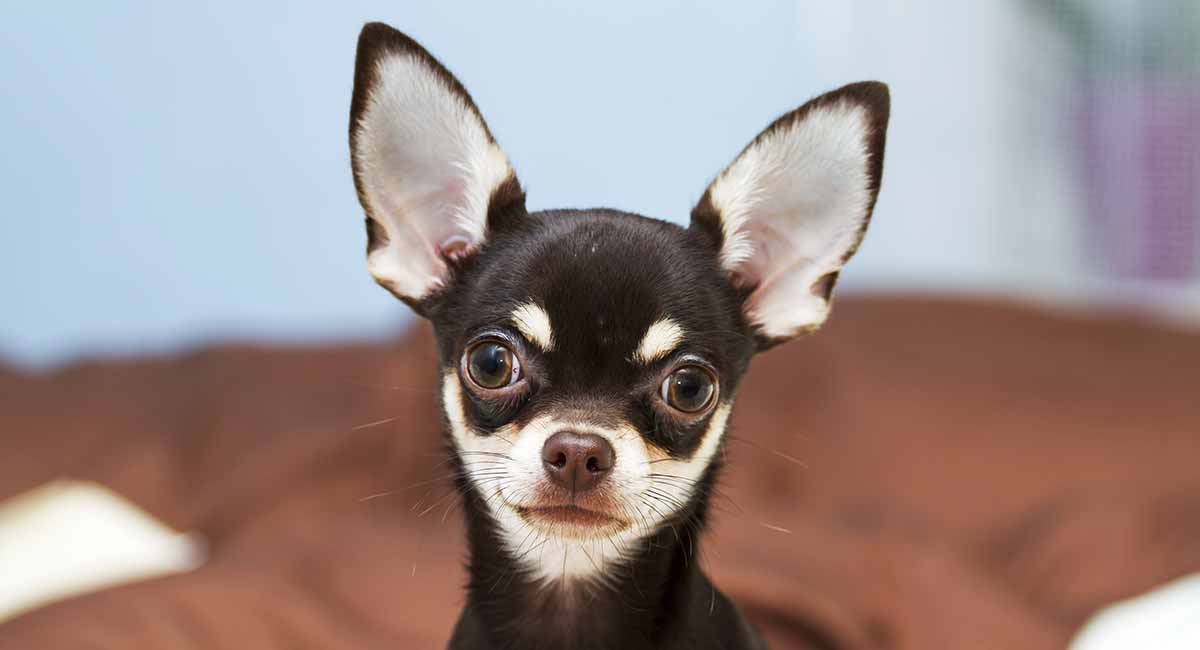
#> input picture img/Ch1.jpg, 1200 x 650 px
$ python test1.py
#> lines starting #> are read from the running program, lines starting #| are printed output that depends on the picture
import cv2
import numpy as np
from matplotlib import pyplot as plt

img=cv2.imread('./img/Ch1.jpg')
#> img is the input picture: shape (650, 1200, 3); mean B, G, R 139.6, 141.5, 157
head=img[150:577,378:750]
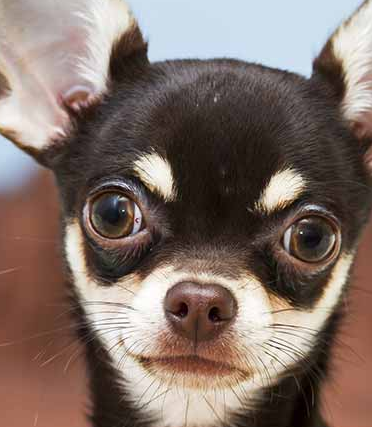
#> head: shape (427, 372, 3); mean B, G, R 103.5, 111.2, 128.3
bb=img[100:527,100:472]
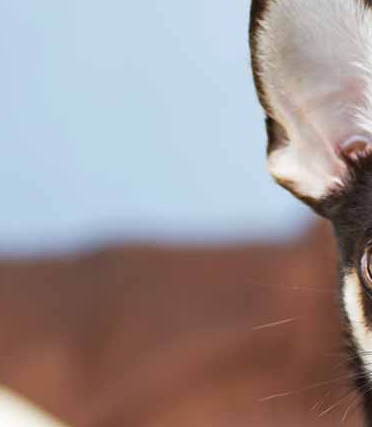
#> bb: shape (427, 372, 3); mean B, G, R 148.8, 147.2, 157.9
dst=cv2.addWeighted(bb,0.7,head,0.3,0)
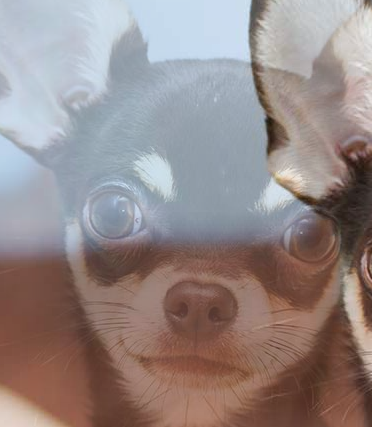
#> dst: shape (427, 372, 3); mean B, G, R 135.2, 136.4, 149
img[100:527,100:472]=dst
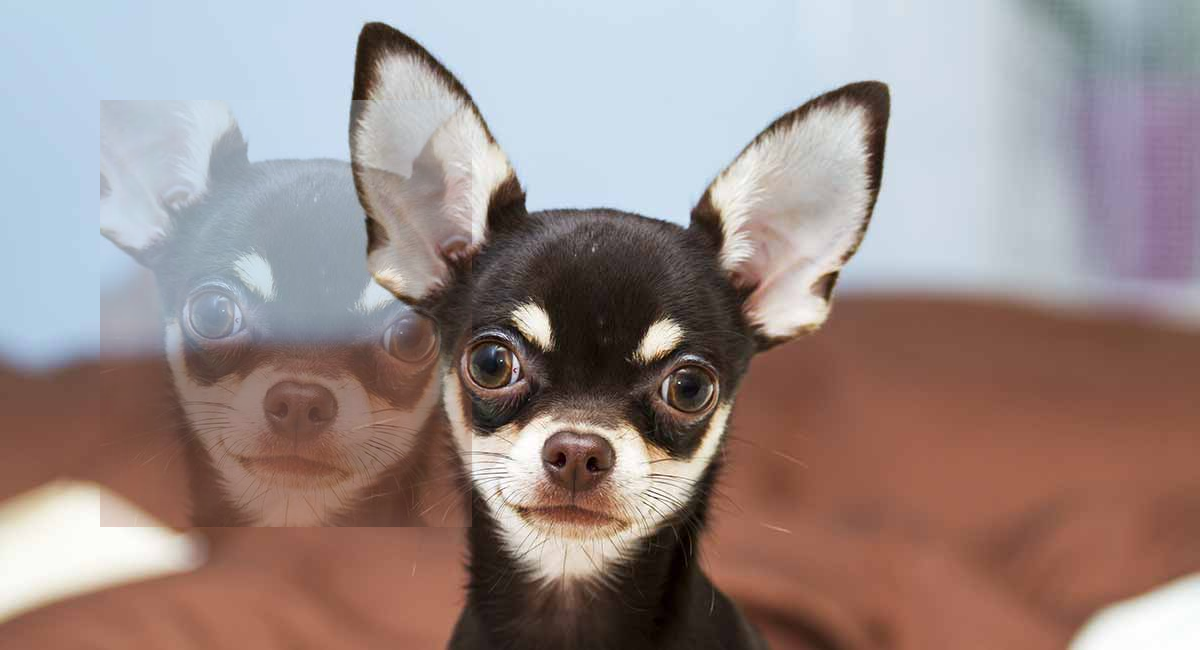
#> img: shape (650, 1200, 3); mean B, G, R 136.8, 139.3, 155.2

cv2.imshow('res',img)
cv2.waitKey(0)
cv2.destroyAllWindows()

''' gray
grayImg=cv2.imread('Ch1.jpg',cv2.IMREAD_GRAYSCALE)
cv2.imshow('gray',grayImg)
'''
